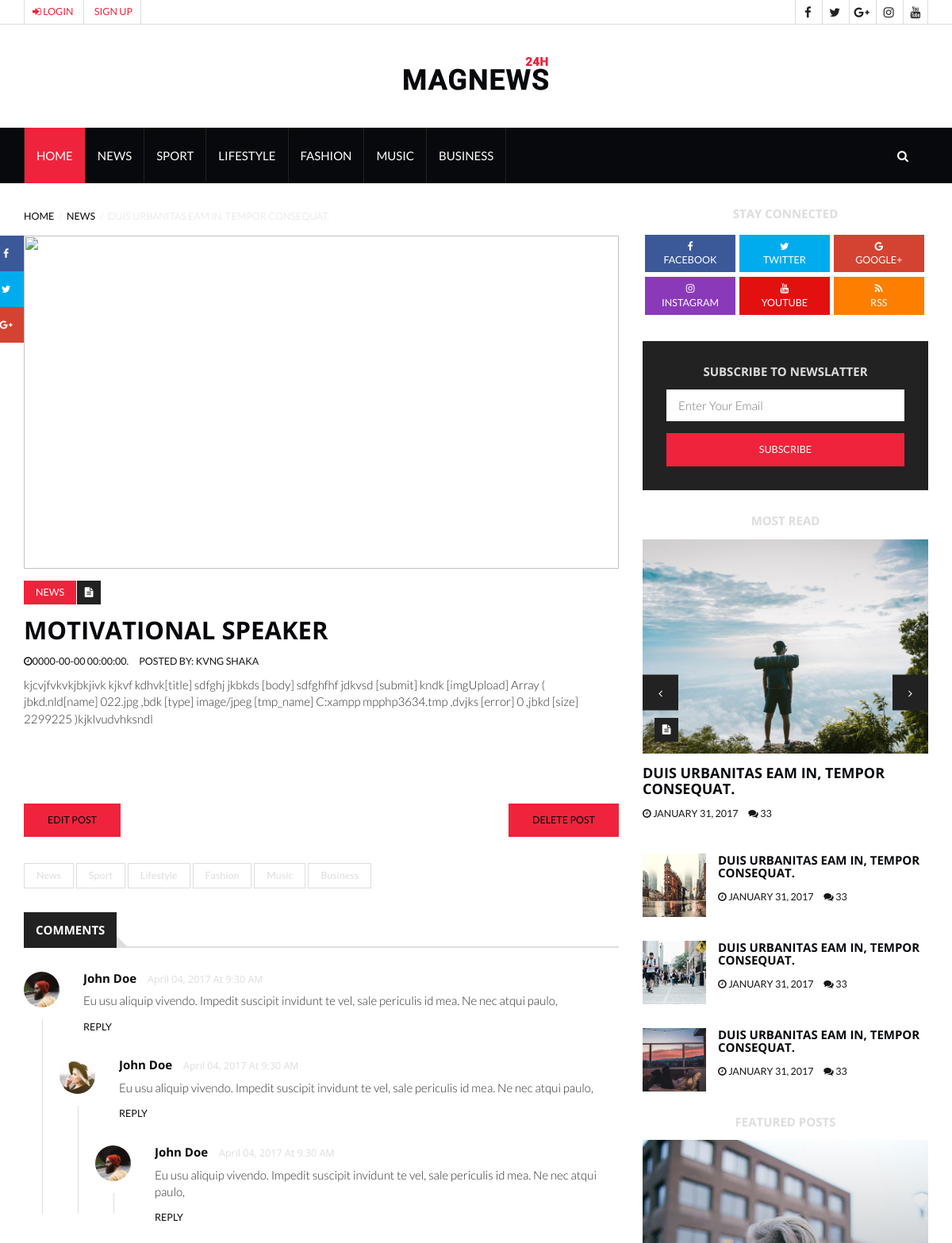
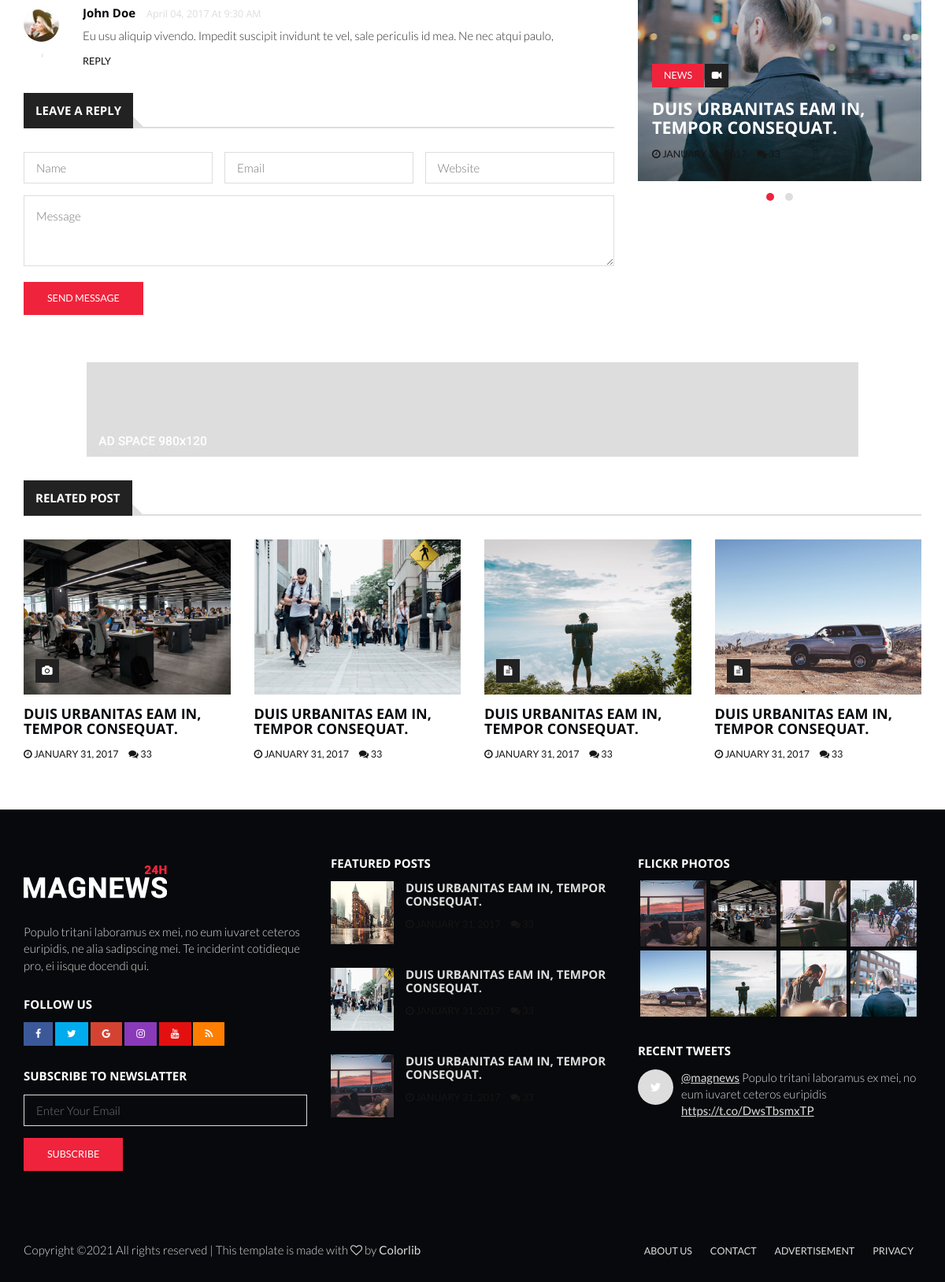
The page /post.php?id=1 on the database its author committed (2 pictures, top to bottom).
### tables this page shows
CREATE TABLE `post_table` (
  `id` int(100) NOT NULL,
  `title` varchar(1000) NOT NULL,
  `body` varchar(10000) NOT NULL,
  `image` varchar(100) NOT NULL,
  `username` varchar(100) NOT NULL,
  `date_created` varchar(20) NOT NULL DEFAULT 'current_timestamp(6)',
  `date_edited` varchar(20) NOT NULL
);

CREATE TABLE `blog_users` (
  `id` int(50) NOT NULL,
  `fullname` varchar(150) NOT NULL,
  `phone` varchar(100) NOT NULL,
  `email` varchar(100) NOT NULL,
  `username` varchar(100) NOT NULL,
  `password` varchar(100) NOT NULL
);

### post.php (the view, shortened to what the rows shown need)
<?php
	include_once("config/config.php");
    include_once("class/UserClass.php");
    if(isset($_GET['id'])){
        $id  =  $_GET['id']   !=   ""   ?    $_GET['id']    :   "";
            $user =  new User();
            $user_post = $user->read_single_post($id);
            $CurrentUser = new User();
    }
    $user = new User();
    $select_res = $user->read_post();
?>
<!DOCTYPE html>
<html lang="en">
	<head>
		<link type="text/css" rel="stylesheet" href="css/bootstrap.min.css"/>
		<link type="text/css" rel="stylesheet" href="css/owl.carousel.css" />
		<link type="text/css" rel="stylesheet" href="css/owl.theme.default.css" />
		<link rel="stylesheet" href="css/font-awesome.min.css">
		<link type="text/css" rel="stylesheet" href="css/style.css"/>
    </head>
	<body>
		<div class="section">
			<div class="container">
				<div class="row">
					<div class="col-md-8">
						<article class="article article-post">
							<div class="article-body">
								<ul class="article-info">
									<li class="article-category"><a href="#">News</a></li>
									<li class="article-type"><i class="fa fa-file-text"></i></li>
								</ul>
								<h1 class="article-title"><?=$user_post['title']?></h1>
								<ul class="article-meta">
									<li><i class="fa fa-clock-o"></i><?=$user_post['date_created']?></li>
									<li><i class="fa fa-edits"></i>Posted by:  <?php echo $CurrentUser->getFullname($user_post['username']);?></li>
								</ul>
								<p><?=$user_post['body']?></p>
                                <br /><br />
                                <br /><br />
                                <button class="input-btn" ><a href="editpost.php?post_id=<?=$user_post['id']?>"></i>Edit Post</a></button>
                                <button class="input-btn" style="float: right;"><a href="#" onclick="showAlert(<?php echo json_encode($id);?>)"></i>Delete Post</a></button>
							</div>
						</article>
						<div class="article-comments">
							<div class="section-title">
								<h2 class="title">Comments</h2>
							</div>
						</div>
						<div class="article-reply-form">
							<div class="section-title">
								<h2 class="title">Leave a reply</h2>
							</div>
						</div>
					</div>
					<div class="col-md-4">
						<div class="widget social-widget">
							<div class="widget-title">
								<h2 class="title">Stay Connected</h2>
							</div>
						</div>
						<div class="widget subscribe-widget">
							<div class="widget-title">
								<h2 class="title">Subscribe to Newslatter</h2>
							</div>
						</div>
						<div class="widget">
							<div class="widget-title">
								<h2 class="title">Most Read</h2>
							</div>
						</div>
						<div class="widget">
							<div class="widget-title">
								<h2 class="title">Featured Posts</h2>
							</div>
						</div>
					</div>
				</div>
			</div>
		</div>
		<div class="section">
			<div class="container">
				<div class="row">
					<div class="col-md-12">
						<div class="section-title">
							<h2 class="title">Related Post</h2>
						</div>
					</div>
				</div>
			</div>
		</div>
		<footer id="footer">
			<div id="top-footer" class="section">
				<div class="container">
					<div class="row">
						<div class="col-md-4">
							<div class="footer-widget subscribe-widget">
								<div class="widget-title">
									<h2 class="title">Subscribe to Newslatter</h2>
								</div>
							</div>
						</div>
						<div class="col-md-4">
							<div class="footer-widget">
								<div class="widget-title">
									<h2 class="title">Featured Posts</h2>
								</div>
							</div>
						</div>
						<div class="col-md-4">
							<div class="footer-widget galery-widget">
								<div class="widget-title">
									<h2 class="title">Flickr Photos</h2>
								</div>
							</div>
							<div class="footer-widget tweets-widget">
								<div class="widget-title">
									<h2 class="title">Recent Tweets</h2>
								</div>
							</div>
						</div>
					</div>
				</div>
			</div>
		</footer>
	</body>
</html>

### rows shown on the page
post_table: title "MOTIVATIONAL SPEAKER", date_created "0000-00-00 00:00:00.", username.fullname "KVNG SHAKA", body "kjcvjfvkvkjbkjivk kjkvf kdhvk[title] sdfghj jkbkds [body] sdfghfhf jdkvsd [submit] kndk [imgUpload] Array ( jbkd.nld[name] 022.jpg ,bdk [type] image/jpeg [tmp_name] C:xampp mpphp3634.tmp ,dvjks [error] 0 ,jbkd [size] 2299225 )kjklvudvhksndl"
